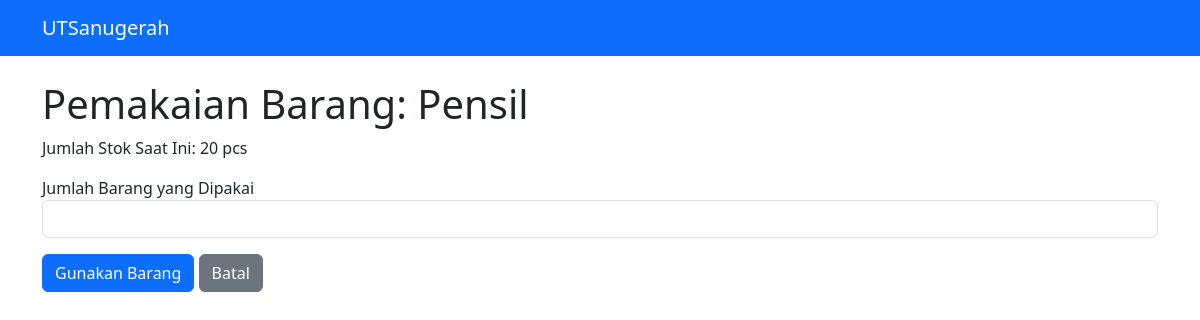
Page /use_item.php?id=1 on the committed database.
### tables this page shows
CREATE TABLE `tb_inventory` (
  `id_barang` int(10) NOT NULL,
  `kode_barang` varchar(20) NOT NULL,
  `nama_barang` varchar(50) NOT NULL,
  `jumlah_barang` int(10) NOT NULL,
  `satuan_barang` varchar(20) NOT NULL,
  `harga_beli` double(20,2) NOT NULL,
  `status_barang` tinyint(1) NOT NULL
);

### use_item.php (the view, shortened to what this page needs)
<?php
include 'config.php';
$id = $_GET['id'] ?? null;
$stmt = $conn->prepare("SELECT * FROM tb_inventory WHERE id_barang = ?");
$stmt->bind_param("i", $id);
$stmt->execute();
$result = $stmt->get_result();
$data = $result->fetch_assoc();
?>
<!DOCTYPE html>
<html lang="en">
<head>
    <link href="https://cdn.jsdelivr.net/npm/bootstrap@5.3.0/dist/css/bootstrap.min.css" rel="stylesheet" />
</head>
<body>
<nav class="navbar navbar-expand-lg navbar-dark bg-primary">
  <div class="container">
    <a class="navbar-brand" href="index.php">UTSanugerah</a>
  </div>
</nav>
<div class="container mt-4">
    <h1>Pemakaian Barang: <?= htmlspecialchars($data['nama_barang']) ?></h1>
    <form method="POST" action="">
        <div class="mb-3">
            <label>Jumlah Stok Saat Ini: <?= $data['jumlah_barang'] ?> <?= htmlspecialchars($data['satuan_barang']) ?></label>
        </div>
        <div class="mb-3">
            <label>Jumlah Barang yang Dipakai</label>
            <input type="number" name="jumlah_pakai" class="form-control" min="1" max="<?= $data['jumlah_barang'] ?>" required />
        </div>
        <button type="submit" class="btn btn-primary">Gunakan Barang</button>
        <a href="index.php" class="btn btn-secondary">Batal</a>
    </form>
</div>
</body>
</html>

### rows in the picture
tb_inventory: nama_barang "Pensil", jumlah_barang "20", satuan_barang "pcs"
